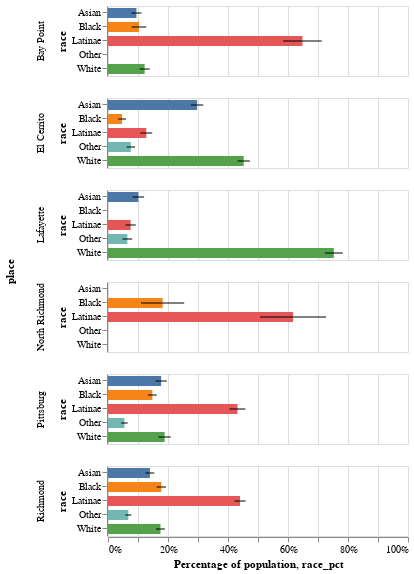

The notebook cell this image was saved under:
### Code cell
# Make a grouped bar chart of all the places
bars = alt.Chart(df_place_bars).mark_bar(size=10).encode(
    x=alt.X('race_pct:Q').scale(domain=(0,1)).axis(format='%').title("Percentage of population"),
    y='race:N',
    color=alt.Color('race:N').legend(None)
).properties(
    width=300,
    height=70
)

#Show MOE
error_bars = alt.Chart().mark_errorbar().encode(
    x=alt.X('race_pct:Q').scale(zero=False),
    xError=('race_pct_moe:Q'),
    y='race:N'
)

alt.layer(bars, error_bars, data=df_place_bars).facet(
    row='place:N'
)

### Figure 1 — Vega-Lite specification as saved in the notebook (floating-point values rounded to 4 significant figures)
{"config": {"view": {"continuousWidth": 300, "continuousHeight": 300}}, "data": {"name": "data-58cca65e2d1aa98decc9e3df0870c4d4"}, "facet": {"row": {"field": "place", "type": "nominal"}}, "spec": {"layer": [{"mark": {"type": "bar", "size": 10}, "encoding": {"color": {"field": "race", "legend": null, "type": "nominal"}, "x": {"axis": {"format": "%"}, "field": "race_pct", "scale": {"domain": [0, 1]}, "title": "Percentage of population", "type": "quantitative"}, "y": {"field": "race", "type": "nominal"}}}, {"mark": {"type": "errorbar"}, "encoding": {"x": {"field": "race_pct", "scale": {"zero": false}, "type": "quantitative"}, "xError": {"field": "race_pct_moe"}, "y": {"field": "race", "type": "nominal"}}}], "height": 70, "width": 300}, "$schema": "https://vega.github.io/schema/vega-lite/v5.20.1.json", "datasets": {"data-58cca65e2d1aa98decc9e3df0870c4d4": [{"place": "Richmond", "race": "White", "race_pct": 0.1749, "race_pct_moe": 0.01467}, {"place": "Richmond", "race": "Black", "race_pct": 0.1777, "race_pct_moe": 0.01563}, {"place": "Richmond", "race": "Asian", "race_pct": 0.1397, "race_pct_moe": 0.01463}, {"place": "Richmond", "race": "Other", "race_pct": 0.06762, "race_pct_moe": 0.01036}, {"place": "Richmond", "race": "Latinae", "race_pct": 0.4401, "race_pct_moe": 0.0182}, {"place": "North Richmond", "race": "White", "race_pct": null, "race_pct_moe": null}, {"place": "North Richmond", "race": "Black", "race_pct": 0.1821, "race_pct_moe": 0.07204}, {"place": "North Richmond", "race": "Asian", "race_pct": null, "race_pct_moe": null}, {"place": "North Richmond", "race": "Other", "race_pct": null, "race_pct_moe": null}, {"place": "North Richmond", "race": "Latinae", "race_pct": 0.6168, "race_pct_moe": 0.11}, {"place": "El Cerrito", "race": "White", "race_pct": 0.4524, "race_pct_moe": 0.02059}, {"place": "El Cerrito", "race": "Black", "race_pct": 0.04689, "race_pct_moe": 0.01322}, {"place": "El Cerrito", "race": "Asian", "race_pct": 0.297, "race_pct_moe": 0.02048}, {"place": "El Cerrito", "race": "Other", "race_pct": 0.07611, "race_pct_moe": 0.01397}, {"place": "El Cerrito", "race": "Latinae", "race_pct": 0.1276, "race_pct_moe": 0.01975}, {"place": "Pittsburg", "race": "White", "race_pct": 0.1888, "race_pct_moe": 0.02033}, {"place": "Pittsburg", "race": "Black", "race_pct": 0.1478, "race_pct_moe": 0.01475}, {"place": "Pittsburg", "race": "Asian", "race_pct": 0.1771, "race_pct_moe": 0.01878}, {"place": "Pittsburg", "race": "Other", "race_pct": 0.0547, "race_pct_moe": 0.0109}, {"place": "Pittsburg", "race": "Latinae", "race_pct": 0.4316, "race_pct_moe": 0.02651}, {"place": "Bay Point", "race": "White", "race_pct": 0.1222, "race_pct_moe": 0.01664}, {"place": "Bay Point", "race": "Black", "race_pct": 0.1032, "race_pct_moe": 0.02435}, {"place": "Bay Point", "race": "Asian", "race_pct": 0.09477, "race_pct_moe": 0.01669}, {"place": "Bay Point", "race": "Other", "race_pct": null, "race_pct_moe": null}, {"place": "Bay Point", "race": "Latinae", "race_pct": 0.6481, "race_pct_moe": 0.06453}, {"place": "Lafayette", "race": "White", "race_pct": 0.7527, "race_pct_moe": 0.02954}, {"place": "Lafayette", "race": "Black", "race_pct": null, "race_pct_moe": null}, {"place": "Lafayette", "race": "Asian", "race_pct": 0.1012, "race_pct_moe": 0.0192}, {"place": "Lafayette", "race": "Other", "race_pct": 0.06448, "race_pct_moe": 0.0161}, {"place": "Lafayette", "race": "Latinae", "race_pct": 0.07542, "race_pct_moe": 0.01715}]}}
